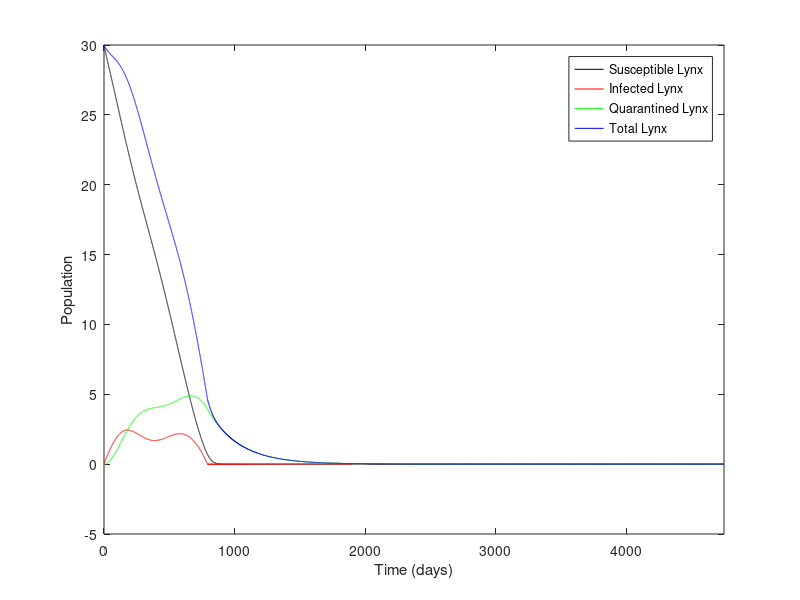

Recreate this plot in MATLAB.
function isolation()
    %Parameters
    param.L0 = 30; %OK 30
    param.S_L0 = param.L0;
    param.IS_L0 = 0;
    param.I_L0 = 0;
    init_infect = 0.03; %initial infected in Cats
    param.C0 = 500; %ESTIMATION 500 = 470 + 30
    param.S_C0 = (1 - init_infect)*param.C0;
    param.I_C0 = init_infect * param.C0;
    param.R_C0 = 0;

    param.R0 = 800;
    
    param.e_LR = 0.127; %OK  0.12
    param.e_CR = 0.24; %ESTIMATION 0.24
    param.e_LC = 0.0001; %ESTIMATION 0.01
    param.beta_L = (30/250000) * 25 * 0.9; %ESTIMATION 0.07 
    param.beta_C = (500/250000) * 25 * 0.3; %OK 0.027;
    param.beta_CL = 0.95 * (30/250000) * 25 * 0.7; %ESTIMATION 
    param.gamma_L = 0.00011; %OK 0.00046
    param.rho_C = 0.00046; %OK 
    param.delta_L = 0.0032; %OK 0.0032
    param.delta_C = 0.0007; %OK 0.0007
    param.q_L = 0.1; %ESTIMATION 0.036
    param.p_C = 0.5; %OK 
    param.p_L = 0.5; %OK 
    param.x_L = 0.12; %OK 0.14
    param.x_C = 0.08; %BOF 0.002; 0.1
    param.y_R = 6.1; %OK 6.1
    param.K_C = 600;
    param.K_R = 2000;
    param.K_L = 800;
    param.isol_L = 0.011; %isolated infected lynx each day 0.011
    param.cure_L = 0.001; %curing rate in isolation (0.001 normal, 0.1 with great cure)
    
    %Model
    X0 = [param.S_L0 param.I_L0 param.S_C0 param.I_C0 param.R_C0 param.R0 param.IS_L0];
    % simulation parameters
        tf = 365 * 13; %Time
        options = odeset('NonNegative',1:7);
    [t,X] = ode45( @(t,x) Mod_rhs(t,x,param), [0,tf], X0(:), options);

    X = X';
    t = t';
    
%     %plot all
%     figure
%     plot(t,X(1,:),'k','DisplayName','SL');
%     hold on;
%     plot(t,X(2,:),'r','DisplayName','IL');
%     plot(t,X(3,:),'b','DisplayName','SC');
%     plot(t,X(4,:),'c','DisplayName','IC');
%     plot(t,X(5,:),'m','DisplayName','RC');
%     plot(t,X(6,:),'g','DisplayName','R');
%     plot(t,X(7,:),'g','DisplayName','QL');    
%     hold off;
%     legend show;
%     
%     %plot R
%     figure
%     plot(t,X(6,:),'g','DisplayName','R');
%     legend show;
%     
%     %plot C 
%     figure
%     plot(t,X(3,:),'k','DisplayName','SC');
%     hold on;
%     plot(t,X(4,:),'r','DisplayName','IC');
%     plot(t,X(5,:),'m','DisplayName','RC');
%     plot(t,X(3,:) + X(4,:) + X(5,:),'b','DisplayName','C');
%     hold off;
%     legend show;
    
    %plot L
    figure
    plot(t,X(1,:),'k','DisplayName','Susceptible Lynx');
    hold on;
    plot(t,X(2,:),'r','DisplayName','Infected Lynx');
    plot(t,X(7,:),'g','DisplayName','Quarantined Lynx');    
    plot(t,X(1,:) + X(2,:) + X(7,:),'b','DisplayName','Total Lynx');
    xlim([0 365*13])
    xlabel('Time (days)')
    ylabel('Population')
    hold off;
    legend show;
    
%     %plot LCR
%     figure
%     plot(t,X(1,:) + X(2,:),'r','DisplayName','L');
%     hold on;
%     plot(t,X(3,:)+X(4,:)+X(5,:),'b','DisplayName','C');
%     plot(t,X(6,:),'g','DisplayName','R');
%     xlim([0 365*13])
%     xlabel('Time (days)')
%     ylabel('Population')
%     hold off;
%     legend show;
%     
%     %plot 3D
%     figure
%     scatter3(X(1,:) + X(2,:) + X(7,:),X(3,:)+X(4,:)+X(5,:),X(6,:));
%     xlabel('L')
%     ylabel('C')
%     zlabel('R')
end    

% FUNCTION (mix of SIR and Rosenzweig-MacArthur model)
function dxdt = Mod_rhs(t,x,param)
% function that computes the right-hand side of the differential equation
    S_L = x(1);
    I_L = x(2);
    S_C = x(3);
    I_C = x(4);
    R_C = x(5);
    C = S_C + I_C + R_C;
    R = x(6);
    IS_L = x(7);
    L = S_L + I_L + IS_L;
   dxdt = [  (param.e_LC * C * S_L/(C + 60)*(1 - L/param.K_L)) +  (param.e_LR * R * S_L/(R + 48)*(1 - L/param.K_L)) + (param.gamma_L * I_L) + (param.gamma_L * IS_L) - (param.x_L * S_L) - (param.beta_L * I_L * S_L/L) - (param.beta_CL * I_C * S_L/L), ... dS_L/dt
              (param.e_LC * C * I_L/(C + 60)*(1 - L/param.K_L)) + (param.e_LR * R * I_L/(R + 48)*(1 - L/param.K_L)) + (param.beta_L * I_L  *  S_L/L) + (param.beta_CL * I_C * S_L/L) - (param.x_L * I_L) - (param.gamma_L * I_L) - (param.delta_L * I_L) - (param.isol_L* IS_L), ... dI_L/dt
              (param.e_CR * R * S_C/(R + 48) * (1 - C/param.K_C)) - (param.x_C * S_C) - (param.beta_C * I_C * S_C/C) - (param.q_L * L * S_C/(C + 60))  , ... dS_C/dt
              (param.e_CR * R * I_C/(R + 48) * (1 - C/param.K_C)) + (param.beta_C * I_C * S_C/C) - (param.x_C * I_C) - (param.q_L * L * I_C/(C + 60)) - (param.rho_C * I_C) - (param.delta_C * I_C) - param.isol_L*I_C , ... dI_C/dt
              (param.e_CR * R * R_C/(R + 48) * (1 - C/param.K_C)) + (param.rho_C * I_C) - (param.x_C * R_C) - (param.q_L * L * R_C/(C + 60))  , ... dR_C/dt
              (param.y_R * R*(1 - R/param.K_R)) - (param.p_C * R * C/(R + 48)) - (param.p_L * R * L/(R + 48))  ,  ... dR/dt
              (param.isol_L*I_L) - (param.cure_L * IS_L) - (param.delta_L * IS_L)%quarantined
           ];
	dxdt = dxdt (:);
end